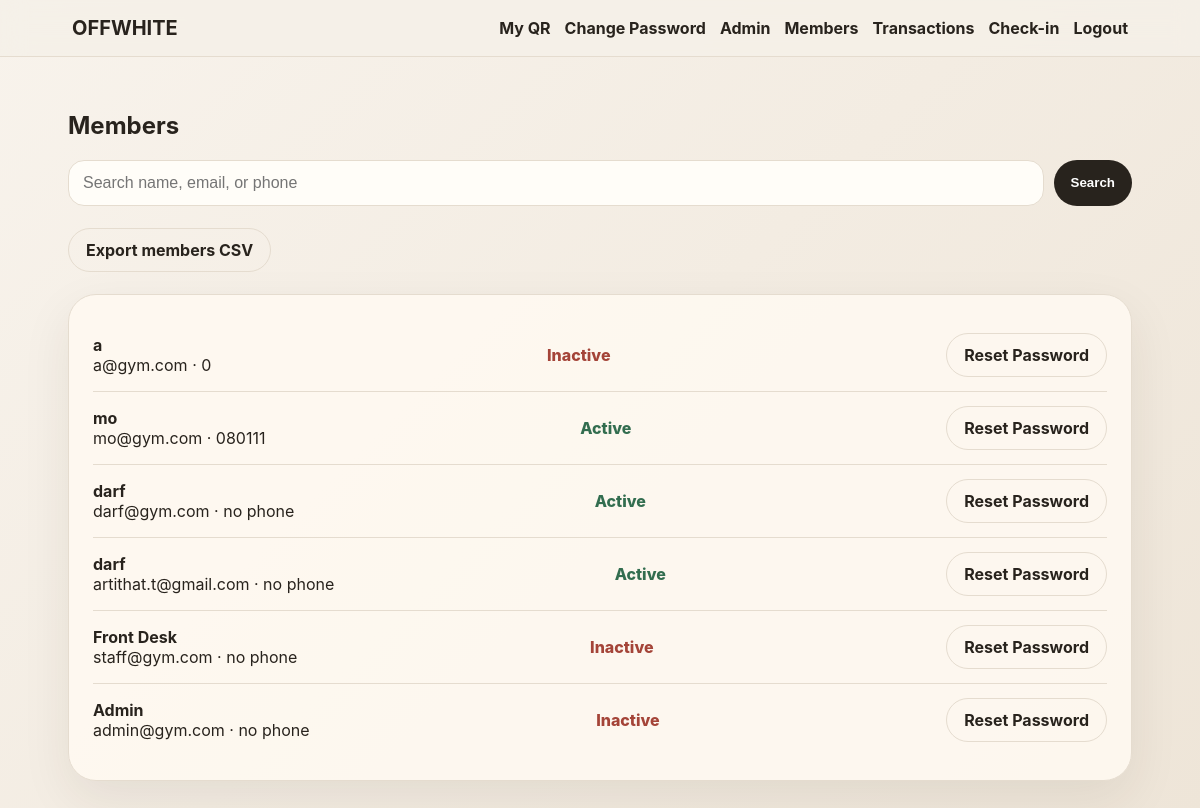
The app's page /admin/members (signed in), older data.
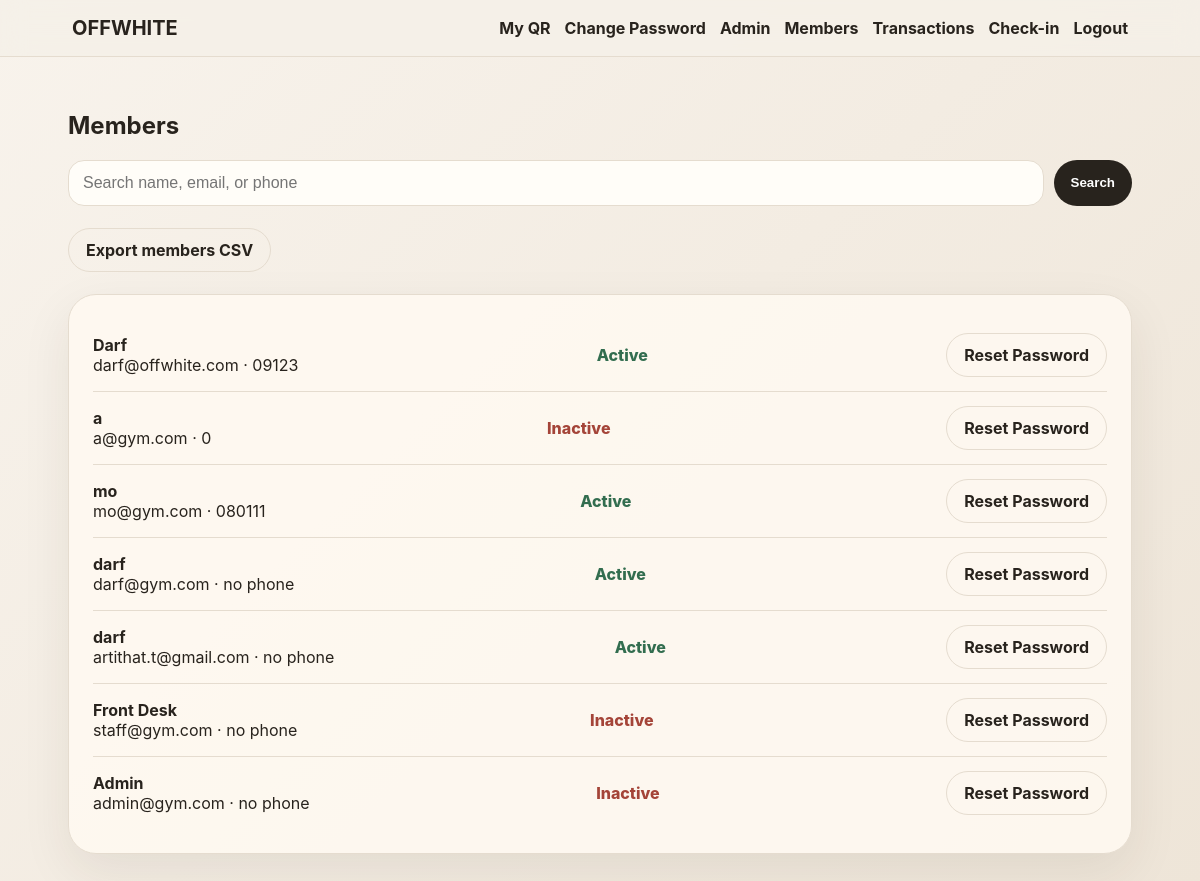
The same page, newer data.
### app.py (models this page shows)
class User(db.Model):
    id = db.Column(db.Integer, primary_key=True)
    name = db.Column(db.String(120), nullable=False)
    email = db.Column(db.String(160), unique=True, nullable=False)
    phone = db.Column(db.String(30))
    password_hash = db.Column(db.String(255), nullable=False)
    role = db.Column(db.String(20), default='member') # member, staff, admin
    created_at = db.Column(db.DateTime, default=datetime.utcnow)
    membership_type = db.Column(db.String(30))
    membership_expiry = db.Column(db.DateTime)
    member_qr_token = db.Column(db.String(80), unique=True, default=lambda: uuid.uuid4().hex)
    payments = db.relationship('Payment', backref='user', lazy=True)

### app.py (the view)
@app.route('/admin/members')
@staff_required
def members():
    q = request.args.get('q','').strip()
    query = User.query
    if q:
        query = query.filter((User.name.ilike(f'%{q}%')) | (User.email.ilike(f'%{q}%')) | (User.phone.ilike(f'%{q}%')))
    return render_template('members.html', members=query.order_by(User.created_at.desc()).all(), q=q, now=datetime.utcnow())

### app.py (called while the page is built)
def current_user():
    uid = session.get('user_id')
    return User.query.get(uid) if uid else None

@app.context_processor
def inject_globals():
    return dict(current_user=current_user(), gym_name=GYM_NAME, payment_mode=PAYMENT_MODE, plans=PLANS)

def staff_required(fn):
    @wraps(fn)
    def wrapper(*args, **kwargs):
        u = current_user()
        if not u or u.role not in ['staff', 'admin']:
            flash('Staff access required.', 'danger')
            return redirect(url_for('home'))
        return fn(*args, **kwargs)
    return wrapper

### templates/members.html
{% extends 'base.html' %}{% block content %}<h2>Members</h2><form class="search"><input name="q" value="{{q}}" placeholder="Search name, email, or phone"><button class="btn">Search</button></form><div class="actions"><a class="btn ghost" href="{{url_for('export_members_csv')}}">Export members CSV</a></div><div class="card table">{% for m in members %}<div class="row"><a class="link" href="{{url_for('member_detail',user_id=m.id)}}"><div><b>{{m.name}}</b><br><span>{{m.email}} · {{m.phone or 'no phone'}}</span></div></a><span class="status {{'good' if m.membership_expiry and m.membership_expiry>now else 'bad'}}">{{'Active' if m.membership_expiry and m.membership_expiry>now else 'Inactive'}}</span>{% if current_user.role == 'admin' %}<a class="btn ghost" href="{{url_for('admin_reset_password',user_id=m.id)}}">Reset Password</a>{% endif %}</div>{% endfor %}</div>{% endblock %}

Row changes from the older to the newer data that the page shows:
added User: name "Darf", email "darf@offwhite.com", phone "09123", membership_expiry "Active"
